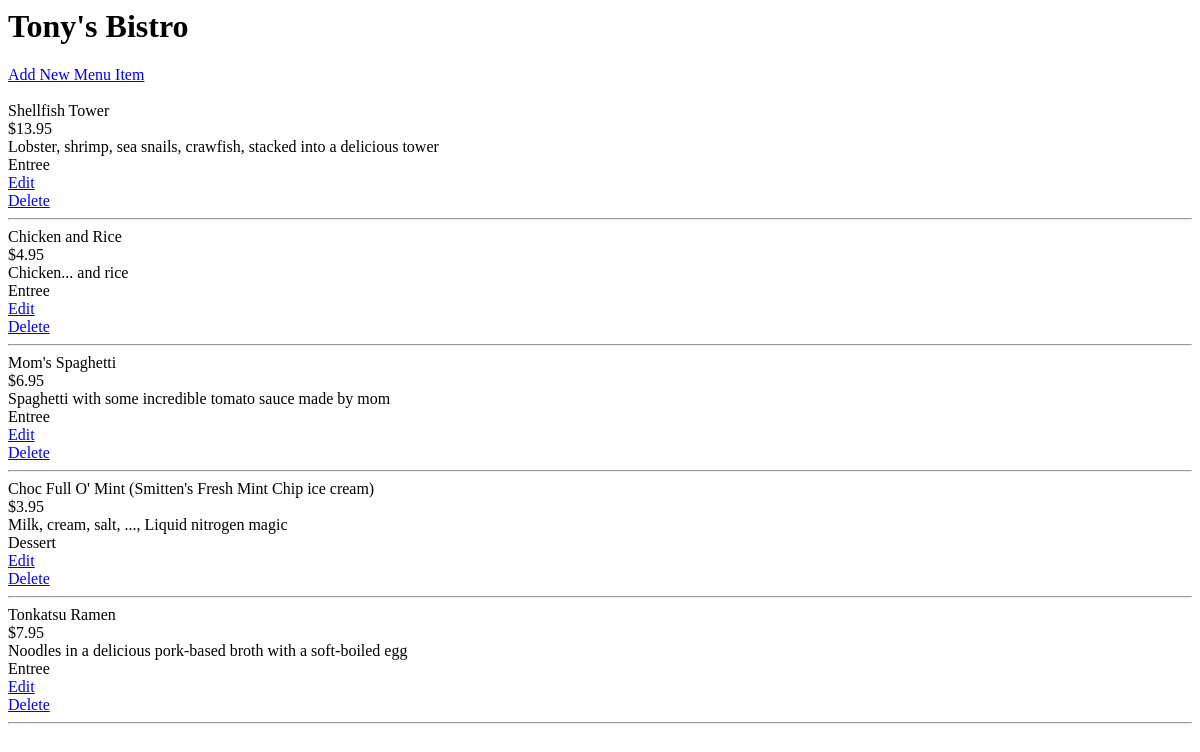
Page /restaurants/6/?menu_id= on the earlier database version.
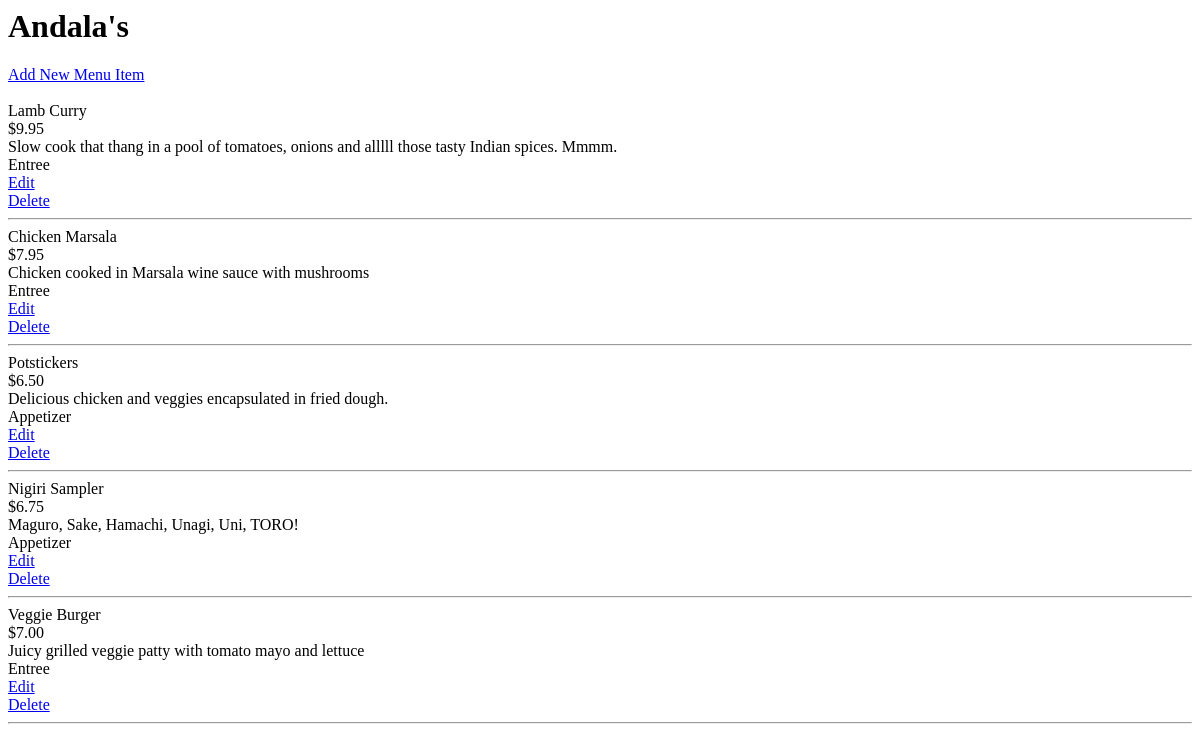
Same page on the later database version.
### database_setup.py (models this page shows, shortened)
class Restaurant(Base):
    __tablename__ = 'restaurant'
    name = Column(String(80), nullable = False)
    id = Column(Integer, primary_key = True)

class MenuItem(Base):
    __tablename__ = 'menu_item'
    name = Column(String(80), nullable = False)
    id = Column(Integer, primary_key = True)
    course = Column(String(250))
    description = Column(String(250))
    price = Column(String(8))
    restaurant_id = Column(Integer, ForeignKey('restaurant.id'))
    restaurant = relationship(Restaurant)

### finalProject.py (the view)
@app.route('/restaurants/<int:restaurant_id>/')
def restaurantMenu(restaurant_id):
    restaurant = session.query(Restaurant).filter_by(id=restaurant_id).one()
    items = session.query(MenuItem).filter_by(restaurant_id=restaurant_id).all()
    return render_template('menu.html', restaurant=restaurant, items=items)

### templates/menu.html
<html>
    <body>
        <h1>{{ restaurant.name }}</h1>
        <a href="{{url_for('newMenuItem', restaurant_id = restaurant.id)}}">Add New Menu Item</a>
        <br><br>
        {% for i in items %}
        {{i.name}}
    <br>
        {{i.price}}
    <br>
        {{i.description}}
    <br>
        {{i.course}}
    <br>
        <a href="{{url_for('editMenuItem', restaurant_id = restaurant.id, menu_id = i.id)}}">Edit</a>
        <br>
        <a href="{{url_for('deleteMenuItem', restaurant_id = restaurant.id, menu_id = i.id)}}">Delete</a>
    <br><hr>
        {% endfor %}
    </body>
</html>

Differences in the rows shown:
no longer on this page (row edited): MenuItem: name "Shellfish Tower", price "$13.95", description "Lobster, shrimp, sea snails, crawfish, stacked into a delicious tower", course "Entree"
no longer on this page (row edited): MenuItem: name "Chicken and Rice", price "$4.95", description "Chicken... and rice", course "Entree"
no longer on this page (row edited): MenuItem: name "Mom's Spaghetti", price "$6.95", description "Spaghetti with some incredible tomato sauce made by mom", course "Entree"
no longer on this page (row edited): MenuItem: name "Choc Full O' Mint (Smitten's Fresh Mint Chip ice cream)", price "$3.95", description "Milk, cream, salt, ..., Liquid nitrogen magic", course "Dessert"
changed Restaurant: name "Tony's Bistro" → "Andala's"
changed MenuItem: name "Tonkatsu Ramen" → "Lamb Curry"; price "$7.95" → "$9.95"; description "Noodles in a delicious pork-based broth with a soft-boiled egg" → "Slow cook that thang in a pool of tomatoes, onions and alllll those tasty Indian spices. Mmmm."
now on this page (row edited): MenuItem: name "Chicken Marsala", price "$7.95", description "Chicken cooked in Marsala wine sauce with mushrooms", course "Entree"
now on this page (row edited): MenuItem: name "Potstickers", price "$6.50", description "Delicious chicken and veggies encapsulated in fried dough.", course "Appetizer"
now on this page (row edited): MenuItem: name "Nigiri Sampler", price "$6.75", description "Maguro, Sake, Hamachi, Unagi, Uni, TORO!", course "Appetizer"
now on this page (row edited): MenuItem: name "Veggie Burger", price "$7.00", description "Juicy grilled veggie patty with tomato mayo and lettuce", course "Entree"
